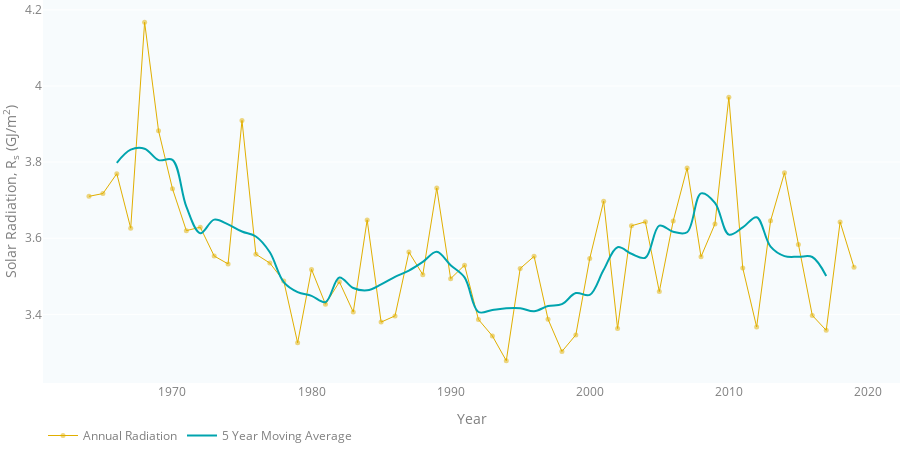

Here is the notebook cell this chart was saved with:
### Code cell
figure_2_11 = go.Figure(data=[sum_annual_trace, moving_avg_trace], layout=TIMESERIES_LAYOUT)
figure_2_11.update_layout(
    yaxis=dict(title='Solar Radiation, R<sub>s</sub> (GJ/m<sup>2</sup>)'),
    xaxis=dict(title="Year"))
figure_2_11

### Figure 1 — Plotly figure (JSON) as saved in the notebook; plotly's stock layout.template omitted (floating-point values rounded to 4 significant figures)
{"data": [{"hovertemplate": "%{x|%Y}<br><b>Annual Radiation</b><br>R<sub>s</sub>: %{y:.2f} GJ/m<sup>2</sup><br><extra></extra>", "line": {"color": "#E1AF00", "width": 1}, "marker": {"color": "#E1AF00", "opacity": 0.5, "size": 5}, "mode": "markers+lines", "name": "Annual Radiation", "type": "scatter", "x": ["1964-01-01", "1965-01-01", "1966-01-01", "1967-01-01", "1968-01-01", "1969-01-01", "1970-01-01", "1971-01-01", "1972-01-01", "1973-01-01", "1974-01-01", "1975-01-01", "1976-01-01", "1977-01-01", "1978-01-01", "1979-01-01", "1980-01-01", "1981-01-01", "1982-01-01", "1983-01-01", "1984-01-01", "1985-01-01", "1986-01-01", "1987-01-01", "1988-01-01", "1989-01-01", "1990-01-01", "1991-01-01", "1992-01-01", "1993-01-01", "1994-01-01", "1995-01-01", "1996-01-01", "1997-01-01", "1998-01-01", "1999-01-01", "2000-01-01", "2001-01-01", "2002-01-01", "2003-01-01", "2004-01-01", "2005-01-01", "2006-01-01", "2007-01-01", "2008-01-01", "2009-01-01", "2010-01-01", "2011-01-01", "2012-01-01", "2013-01-01", "2014-01-01", "2015-01-01", "2016-01-01", "2017-01-01", "2018-01-01", "2019-01-01"], "y": [3.71, 3.717, 3.77, 3.627, 4.167, 3.882, 3.73, 3.62, 3.629, 3.553, 3.533, 3.909, 3.558, 3.535, 3.488, 3.325, 3.518, 3.427, 3.485, 3.406, 3.648, 3.38, 3.396, 3.564, 3.504, 3.732, 3.494, 3.529, 3.387, 3.343, 3.278, 3.521, 3.553, 3.387, 3.303, 3.346, 3.547, 3.697, 3.363, 3.633, 3.643, 3.46, 3.646, 3.785, 3.551, 3.638, 3.97, 3.522, 3.367, 3.646, 3.772, 3.584, 3.397, 3.358, 3.643, 3.524]}, {"hovertemplate": "%{x|%Y}<br><b>5yr Moving Average</b><br>R<sub>s</sub>: %{y:.2f} GJ/m<sup>2</sup><extra></extra>", "line": {"color": "#00a4ae", "shape": "spline", "width": 2}, "mode": "lines", "name": "5 Year Moving Average", "type": "scatter", "x": ["1964-01-01", "1965-01-01", "1966-01-01", "1967-01-01", "1968-01-01", "1969-01-01", "1970-01-01", "1971-01-01", "1972-01-01", "1973-01-01", "1974-01-01", "1975-01-01", "1976-01-01", "1977-01-01", "1978-01-01", "1979-01-01", "1980-01-01", "1981-01-01", "1982-01-01", "1983-01-01", "1984-01-01", "1985-01-01", "1986-01-01", "1987-01-01", "1988-01-01", "1989-01-01", "1990-01-01", "1991-01-01", "1992-01-01", "1993-01-01", "1994-01-01", "1995-01-01", "1996-01-01", "1997-01-01", "1998-01-01", "1999-01-01", "2000-01-01", "2001-01-01", "2002-01-01", "2003-01-01", "2004-01-01", "2005-01-01", "2006-01-01", "2007-01-01", "2008-01-01", "2009-01-01", "2010-01-01", "2011-01-01", "2012-01-01", "2013-01-01", "2014-01-01", "2015-01-01", "2016-01-01", "2017-01-01", "2018-01-01", "2019-01-01"], "y": [null, null, 3.798, 3.833, 3.835, 3.805, 3.806, 3.683, 3.613, 3.649, 3.637, 3.618, 3.605, 3.563, 3.485, 3.459, 3.449, 3.432, 3.497, 3.469, 3.463, 3.479, 3.498, 3.515, 3.538, 3.565, 3.529, 3.497, 3.406, 3.412, 3.416, 3.416, 3.408, 3.422, 3.427, 3.456, 3.451, 3.517, 3.577, 3.559, 3.549, 3.633, 3.617, 3.616, 3.718, 3.693, 3.61, 3.628, 3.655, 3.578, 3.553, 3.551, 3.551, 3.501, null, null]}], "layout": {"font": {"color": "#7f7f7f"}, "height": 450, "hovermode": "closest", "legend": {"bgcolor": "rgba(0,0,0,0)", "itemclick": false, "itemdoubleclick": false, "orientation": "h"}, "margin": {"b": 0, "l": 0, "r": 0, "t": 0}, "paper_bgcolor": "rgba(0,0,0,0)", "plot_bgcolor": "#f7fbfd", "xaxis": {"fixedrange": true, "showgrid": false, "title": {"text": "Year"}}, "yaxis": {"fixedrange": true, "title": {"text": "Solar Radiation, R<sub>s</sub> (GJ/m<sup>2</sup>)"}}}}
